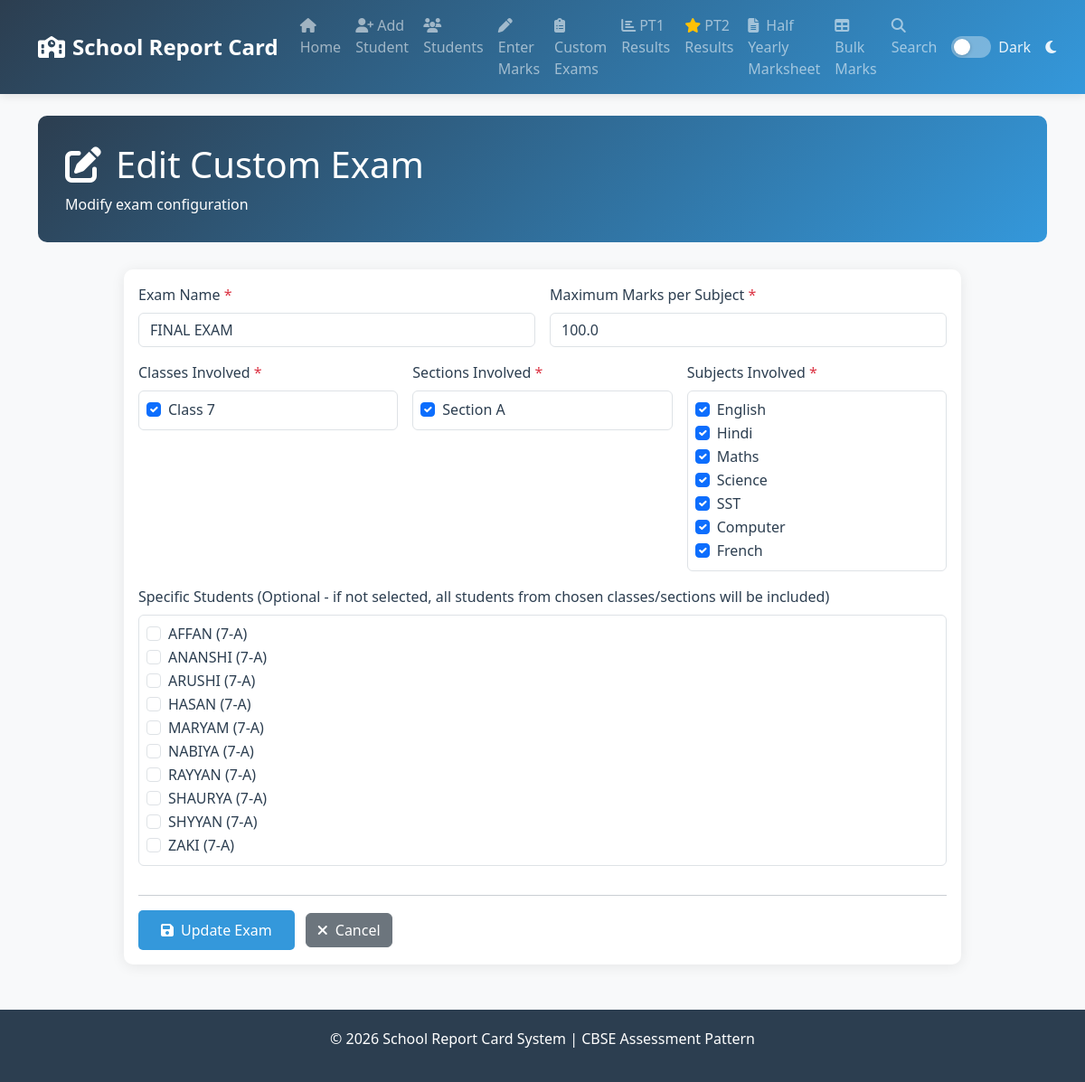
Screenshot of /edit-exam/FINAL EXAM with the database file from the repository.
### tables this page shows
CREATE TABLE custom_exams (
            id INTEGER PRIMARY KEY AUTOINCREMENT,
            exam_name TEXT UNIQUE NOT NULL,
            classes TEXT NOT NULL,  -- JSON array of classes
            sections TEXT NOT NULL, -- JSON array of sections
            subjects TEXT NOT NULL, -- JSON array of subjects
            students TEXT,          -- JSON array of student IDs (optional, if not specified use all matching criteria)
            max_marks REAL NOT NULL,
            created_at TIMESTAMP DEFAULT CURRENT_TIMESTAMP
        );

CREATE TABLE students (
            id INTEGER PRIMARY KEY AUTOINCREMENT,
            admission_no TEXT UNIQUE NOT NULL,
            name TEXT NOT NULL,
            class_name TEXT NOT NULL,
            section TEXT NOT NULL,
            roll_no INTEGER,
            father_name TEXT,
            mother_name TEXT,
            dob TEXT,
            term TEXT DEFAULT '2024-25',
            created_at TIMESTAMP DEFAULT CURRENT_TIMESTAMP
        );

### app.py (the view, shortened to what this page needs)
@app.route('/edit-exam/<exam_name>', methods=['GET', 'POST'])
def edit_exam(exam_name):
    conn = get_db()
    cursor = conn.cursor()
    cursor.execute('SELECT * FROM custom_exams WHERE exam_name = ?', (exam_name,))
    exam = cursor.fetchone()
    if not exam:
        flash('Exam not found!', 'error')
        conn.close()
        return redirect(url_for('exams'))
    import json
    exam_dict = dict(exam)
    exam_dict['classes'] = json.loads(exam['classes']) if exam['classes'] else []
    exam_dict['sections'] = json.loads(exam['sections']) if exam['sections'] else []
    exam_dict['subjects'] = json.loads(exam['subjects']) if exam['subjects'] else []
    exam_dict['students'] = json.loads(exam['students']) if exam['students'] else []
    cursor.execute('SELECT DISTINCT class_name FROM students ORDER BY class_name')
    available_classes = [row[0] for row in cursor.fetchall()]
    cursor.execute('SELECT DISTINCT section FROM students ORDER BY section')
    available_sections = [row[0] for row in cursor.fetchall()]
    cursor.execute('SELECT DISTINCT admission_no, name, class_name, section FROM students ORDER BY class_name, name')
    available_students = cursor.fetchall()
    conn.close()
    return render_template('edit_exam.html',
                         exam=exam_dict,
                         available_classes=available_classes,
                         available_sections=available_sections,
                         available_students=available_students,
                         subjects=SUBJECTS)

### app.py (called while the page is built)
def get_db():
    conn = sqlite3.connect(DATABASE)
    conn.row_factory = sqlite3.Row
    return conn

### templates/edit_exam.html (shortened to what this page needs)
{% extends "base.html" %}
{% block content %}
<div class="fade-in">
    <div class="page-header">
        <h1><i class="fas fa-edit me-3"></i>Edit Custom Exam</h1>
        <p class="mb-0">Modify exam configuration</p>
    </div>
    <div class="row">
        <div class="col-md-10 mx-auto">
            <div class="card">
                <div class="card-body">
                    <form method="POST" action="{{ url_for('edit_exam', exam_name=exam.exam_name) }}">
                        <div class="row g-3">
                            <div class="col-md-6">
                                <label for="exam_name" class="form-label">Exam Name <span class="text-danger">*</span></label>
                                <input type="text" class="form-control" id="exam_name" name="exam_name" required placeholder="e.g., UNIT TEST 1" value="{{ exam.exam_name }}">
                            </div>
                            <div class="col-md-6">
                                <label for="max_marks" class="form-label">Maximum Marks per Subject <span class="text-danger">*</span></label>
                                <input type="number" class="form-control" id="max_marks" name="max_marks" required min="1" max="100" value="{{ exam.max_marks }}">
                            </div>
                            <div class="col-md-4">
                                <label class="form-label">Classes Involved <span class="text-danger">*</span></label>
                                <div class="border rounded p-2" style="max-height: 200px; overflow-y: auto;">
                                    {% for class_name in available_classes %}
                                    <div class="form-check">
                                        <input class="form-check-input" type="checkbox" name="classes" value="{{ class_name }}" id="class_{{ class_name }}" {% if class_name in exam.classes %}checked{% endif %}>
                                        <label class="form-check-label" for="class_{{ class_name }}">
                                            Class {{ class_name }}
                                        </label>
                                    </div>
                                    {% endfor %}
                                </div>
                            </div>
                            <div class="col-md-4">
                                <label class="form-label">Sections Involved <span class="text-danger">*</span></label>
                                <div class="border rounded p-2" style="max-height: 200px; overflow-y: auto;">
                                    {% for section in available_sections %}
                                    <div class="form-check">
                                        <input class="form-check-input" type="checkbox" name="sections" value="{{ section }}" id="section_{{ section }}" {% if section in exam.sections %}checked{% endif %}>
                                        <label class="form-check-label" for="section_{{ section }}">
                                            Section {{ section }}
                                        </label>
                                    </div>
                                    {% endfor %}
                                </div>
                            </div>
                            <div class="col-md-4">
                                <label class="form-label">Subjects Involved <span class="text-danger">*</span></label>
                                <div class="border rounded p-2" style="max-height: 200px; overflow-y: auto;">
                                    {% for subject in subjects %}
                                    <div class="form-check">
                                        <input class="form-check-input" type="checkbox" name="subjects" value="{{ subject }}" id="subject_{{ subject }}" {% if subject in exam.subjects %}checked{% endif %}>
                                        <label class="form-check-label" for="subject_{{ subject }}">
                                            {{ subject }}
                                        </label>
                                    </div>
                                    {% endfor %}
                                </div>
                            </div>
                            <div class="col-12">
                                <label class="form-label">Specific Students (Optional - if not selected, all students from chosen classes/sections will be included)</label>
                                <div class="border rounded p-2" style="max-height: 300px; overflow-y: auto;">
                                    {% for student in available_students %}
                                    <div class="form-check">
                                        <input class="form-check-input" type="checkbox" name="students" value="{{ student.admission_no }}" id="student_{{ student.admission_no }}" >
                                        <label class="form-check-label" for="student_{{ student.admission_no }}">
                                            {{ student.name }} ({{ student.class_name }}-{{ student.section }})
                                        </label>
                                    </div>
                                    {% endfor %}
                                </div>
                            </div>
                            <div class="col-12">
                                <hr>
                                <button type="submit" class="btn btn-primary">
                                    <i class="fas fa-save me-2"></i>Update Exam
                                </button>
                                <a href="{{ url_for('exams') }}" class="btn btn-secondary ms-2">
                                    <i class="fas fa-times me-2"></i>Cancel
                                </a>
                            </div>
                        </div>
                    </form>
                </div>
            </div>
        </div>
    </div>
</div>
{% endblock %}

### templates/base.html (style rules this page uses)
:root { --primary-color: #2c3e50; --secondary-color: #3498db; --success-color: #27ae60; --warning-color: #f39c12; --danger-color: #e74c3c; --light-bg: #ecf0f1; --text-color: #2c3e50; --bg-color: #f8f9fa; --card-bg: #ffffff; --navbar-bg: linear-gradient(135deg, var(--primary-color), var(--secondary-color)); --border-color: #dee2e6; }
body { font-family: 'Segoe UI', Tahoma, Geneva, Verdana, sans-serif; background-color: var(--bg-color); color: var(--text-color); transition: background-color 0.3s, color 0.3s; }
.card { border: none; border-radius: 10px; box-shadow: 0 2px 15px rgba(0,0,0,0.08); transition: transform 0.3s; background-color: var(--card-bg); color: var(--text-color); }
.form-control, .form-select { background-color: var(--card-bg); color: var(--text-color); border-color: var(--border-color); }
.page-header { background: linear-gradient(135deg, var(--primary-color), var(--secondary-color)); color: white; padding: 30px; border-radius: 10px; margin-bottom: 30px; }
.btn-primary { background: var(--secondary-color); border: none; padding: 10px 25px; border-radius: 5px; transition: all 0.3s; }
.fade-in { animation: fadeIn 0.5s; }

### rows the page displays
custom_exams: exam_name "FINAL EXAM", max_marks "100.0"
students: name "AFFAN", class_name "7", section "A"
students: name "ANANSHI", class_name "7", section "A"
students: name "ARUSHI", class_name "7", section "A"
students: name "HASAN", class_name "7", section "A"
students: name "MARYAM", class_name "7", section "A"
students: name "NABIYA", class_name "7", section "A"
students: name "RAYYAN", class_name "7", section "A"
students: name "SHAURYA", class_name "7", section "A"
students: name "SHYYAN", class_name "7", section "A"
students: name "ZAKI", class_name "7", section "A"

### other values shown
{{ class_name }} "7"
{{ section }} "A"
{{ subject }} "English" "Hindi" "Maths" "Science" "SST" "Computer" "French"
